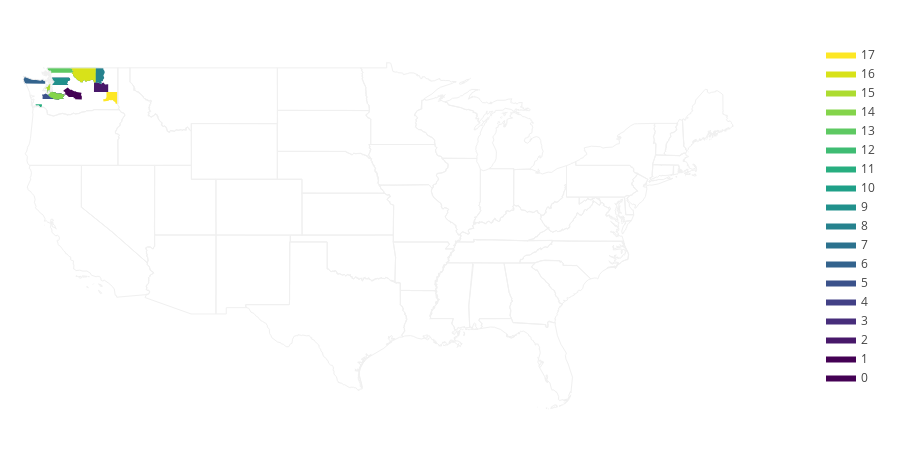

Notebook source saved alongside this figure:
### Code cell
import plotly.figure_factory as ff
import plotly.express as px
fips = ["53053", "53037", "53043", "53053", "53061", "53067", "53009", "53061", "53019", "53061", "53047", "53069", "53053", "53073", "53053", "53035", "53047", "53075"]
values = range(len(fips))


fig = px.choropleth(locations=["WA"], locationmode="USA-states", color=[3], scope="usa")
fig = ff.create_choropleth(fips=fips, values=values)
fig.layout.template = None
fig.show()

### Figure 1 — Plotly figure (JSON) as saved in the notebook; plotly's stock layout.template omitted (floating-point values rounded to 4 significant figures; data arrays with more than 128 entries replaced by an {"elided": "..."} marker saying what was removed)
{"data": [{"fill": "toself", "fillcolor": "rgb(68, 1, 84)", "hoverinfo": "none", "line": {"color": "rgb(0, 0, 0)", "width": 0}, "mode": "lines", "name": "0", "type": "scatter", "x": [-122.6, -122.6, -122.6, -122.6, -122.6, null, -122.7, -122.6, -122.6, -122.6, -122.7, null, -122.7, -122.6, -122.5, -122.5, -122.4, -122.4, -122.4, -122.4, -122.3, -122.1, -122.1, -121.9, -121.8, -121.7, -121.6, -121.4, -121.4, -121.5, -121.5, -121.8, -121.8, -122.3, -122.3, -122.5, -122.5, -122.6, -122.6, -122.6, -122.7, null, -122.7, -122.7, -122.6, -122.7, -122.7, null, -122.7, -122.7, -122.7, -122.7, -122.7, null, -122.8, -122.8, -122.8, -122.6, -122.5, -122.6, -122.5, -122.6, -122.7, -122.6, -122.7, -122.8, -122.7, -122.8, -122.8, -122.8, null, -122.8, -122.8, -122.8, -122.8, -122.8, null], "y": [47.15, 47.16, 47.17, 47.15, 47.15, null, 47.27, 47.27, 47.23, 47.22, 47.27, null, 47.08, 47.18, 47.28, 47.32, 47.26, 47.29, 47.31, 47.32, 47.26, 47.26, 47.2, 47.14, 47.17, 47.16, 47.12, 47.09, 47.06, 46.87, 46.78, 46.78, 46.73, 46.77, 46.84, 46.87, 46.91, 46.94, 46.98, 46.98, 47.08, null, 47.21, 47.23, 47.21, 47.19, 47.21, null, 47.16, 47.19, 47.17, 47.13, 47.16, null, 47.25, 47.3, 47.4, 47.4, 47.38, 47.33, 47.29, 47.26, 47.28, 47.38, 47.34, 47.27, 47.23, 47.21, 47.17, 47.25, null, 47.26, 47.27, 47.27, 47.26, 47.26, null]}, {"fill": "toself", "fillcolor": "rgb(68, 1, 84)", "hoverinfo": "none", "line": {"color": "rgb(0, 0, 0)", "width": 0}, "mode": "lines", "name": "1", "type": "scatter", "x": [-121.5, -121.2, -121.1, -120.9, -120.8, -120.6, -120.5, -120.4, -120.1, -120.1, -120.0, -120.0, -120.0, -120.0, -120.0, -119.9, -120.0, -120.5, -120.5, -120.6, -120.6, -121.0, -121.1, -121.2, -121.4, -121.4, -121.3, -121.3, -121.4, -121.3, -121.4, -121.5, null], "y": [47.37, 47.57, 47.6, 47.43, 47.42, 47.31, 47.33, 47.26, 47.26, 47.23, 47.22, 47.13, 47.07, 46.94, 46.86, 46.8, 46.74, 46.74, 46.82, 46.83, 46.91, 46.91, 46.99, 47.07, 47.1, 47.13, 47.14, 47.19, 47.22, 47.28, 47.29, 47.37, null]}, {"fill": "toself", "fillcolor": "rgb(72, 24, 106)", "hoverinfo": "none", "line": {"color": "rgb(0, 0, 0)", "width": 0}, "mode": "lines", "name": "2", "type": "scatter", "x": [-119.0, -119.0, -118.8, -118.7, -118.7, -118.6, -118.5, -118.5, -118.5, -118.4, -118.4, -118.3, -118.2, -118.1, -117.9, -117.8, -117.8, -119.0, -119.0, null], "y": [47.35, 47.94, 47.96, 47.9, 47.94, 47.93, 47.91, 47.88, 47.88, 47.85, 47.83, 47.89, 47.95, 47.8, 47.85, 47.83, 47.26, 47.26, 47.35, null]}, {"fill": "toself", "fillcolor": "rgb(71, 45, 123)", "hoverinfo": "none", "line": {"color": "rgb(0, 0, 0)", "width": 0}, "mode": "lines", "name": "3", "type": "scatter", "x": [-122.6, -122.6, -122.6, -122.6, -122.6, null, -122.7, -122.6, -122.6, -122.6, -122.7, null, -122.7, -122.6, -122.5, -122.5, -122.4, -122.4, -122.4, -122.4, -122.3, -122.1, -122.1, -121.9, -121.8, -121.7, -121.6, -121.4, -121.4, -121.5, -121.5, -121.8, -121.8, -122.3, -122.3, -122.5, -122.5, -122.6, -122.6, -122.6, -122.7, null, -122.7, -122.7, -122.6, -122.7, -122.7, null, -122.7, -122.7, -122.7, -122.7, -122.7, null, -122.8, -122.8, -122.8, -122.6, -122.5, -122.6, -122.5, -122.6, -122.7, -122.6, -122.7, -122.8, -122.7, -122.8, -122.8, -122.8, null, -122.8, -122.8, -122.8, -122.8, -122.8, null], "y": [47.15, 47.16, 47.17, 47.15, 47.15, null, 47.27, 47.27, 47.23, 47.22, 47.27, null, 47.08, 47.18, 47.28, 47.32, 47.26, 47.29, 47.31, 47.32, 47.26, 47.26, 47.2, 47.14, 47.17, 47.16, 47.12, 47.09, 47.06, 46.87, 46.78, 46.78, 46.73, 46.77, 46.84, 46.87, 46.91, 46.94, 46.98, 46.98, 47.08, null, 47.21, 47.23, 47.21, 47.19, 47.21, null, 47.16, 47.19, 47.17, 47.13, 47.16, null, 47.25, 47.3, 47.4, 47.4, 47.38, 47.33, 47.29, 47.26, 47.28, 47.38, 47.34, 47.27, 47.23, 47.21, 47.17, 47.25, null, 47.26, 47.27, 47.27, 47.26, 47.26, null]}, {"fill": "toself", "fillcolor": "rgb(66, 64, 134)", "hoverinfo": "none", "line": {"color": "rgb(0, 0, 0)", "width": 0}, "mode": "lines", "name": "4", "type": "scatter", "x": [-122.3, -122.3, -122.3, -122.3, -122.3, null, -122.4, -122.4, -121.0, -120.9, -121.0, -120.9, -121.0, -121.2, -121.1, -121.2, -121.2, -121.1, -121.1, -122.4, -122.3, -122.2, -122.2, -122.4, -122.4, -122.4, null], "y": [48.02, 48.02, 48.01, 48.01, 48.02, null, 48.25, 48.3, 48.3, 48.16, 48.15, 48.11, 48.07, 48.04, 48.0, 47.9, 47.85, 47.83, 47.78, 47.78, 47.95, 47.97, 48.02, 48.12, 48.18, 48.25, null]}, {"fill": "toself", "fillcolor": "rgb(59, 82, 139)", "hoverinfo": "none", "line": {"color": "rgb(0, 0, 0)", "width": 0}, "mode": "lines", "name": "5", "type": "scatter", "x": [-123.2, -123.2, -123.1, -122.9, -122.9, -122.8, -122.8, -122.8, -122.8, -122.7, -122.7, -122.7, -122.6, -122.6, -122.5, -122.3, -122.3, -122.2, -123.2, -123.2, -123.2, null], "y": [47.01, 47.09, 47.08, 47.19, 47.16, 47.16, 47.12, 47.18, 47.13, 47.1, 47.08, 47.02, 46.97, 46.97, 46.87, 46.84, 46.77, 46.76, 46.76, 47.0, 47.01, null]}, {"fill": "toself", "fillcolor": "rgb(51, 99, 141)", "hoverinfo": "none", "line": {"color": "rgb(0, 0, 0)", "width": 0}, "mode": "lines", "name": "6", "type": "scatter", "x": [-124.6, -124.6, -124.6, -124.6, -124.6, null, -124.7, -124.6, -124.6, -124.7, -124.7, null, -124.7, -124.7, -124.7, -124.7, -124.0, -123.7, -123.3, -123.2, -123.1, -123.1, -123.1, -123.0, -122.9, -122.9, -122.9, -124.6, -124.7, -124.7, -124.7, null, -124.7, -124.7, -124.7, -124.7, -124.7, null, -124.8, -124.8, -124.7, -124.7, -124.8, null, -124.8, -124.8, -124.8, -124.8, -124.8, null], "y": [48.39, 48.39, 48.38, 48.38, 48.39, null, 47.91, 47.91, 47.9, 47.91, 47.91, null, 48.17, 48.33, 48.38, 48.39, 48.16, 48.17, 48.11, 48.12, 48.18, 48.18, 48.16, 48.08, 48.09, 48.07, 47.87, 47.88, 47.97, 48.1, 48.17, null, 48.39, 48.4, 48.39, 48.39, 48.39, null, 48.16, 48.16, 48.16, 48.15, 48.16, null, 48.18, 48.18, 48.17, 48.18, 48.18, null]}, {"fill": "toself", "fillcolor": "rgb(44, 114, 142)", "hoverinfo": "none", "line": {"color": "rgb(0, 0, 0)", "width": 0}, "mode": "lines", "name": "7", "type": "scatter", "x": [-122.3, -122.3, -122.3, -122.3, -122.3, null, -122.4, -122.4, -121.0, -120.9, -121.0, -120.9, -121.0, -121.2, -121.1, -121.2, -121.2, -121.1, -121.1, -122.4, -122.3, -122.2, -122.2, -122.4, -122.4, -122.4, null], "y": [48.02, 48.02, 48.01, 48.01, 48.02, null, 48.25, 48.3, 48.3, 48.16, 48.15, 48.11, 48.07, 48.04, 48.0, 47.9, 47.85, 47.83, 47.78, 47.78, 47.95, 47.97, 48.02, 48.12, 48.18, 48.25, null]}, {"fill": "toself", "fillcolor": "rgb(38, 130, 142)", "hoverinfo": "none", "line": {"color": "rgb(0, 0, 0)", "width": 0}, "mode": "lines", "name": "8", "type": "scatter", "x": [-118.9, -118.8, -118.8, -118.2, -118.2, -118.2, -118.2, -118.1, -118.1, -118.1, -118.2, -118.1, -118.2, -118.2, -118.3, -118.2, -118.4, -118.3, -118.4, -118.4, -118.5, -118.5, -118.5, -118.6, -118.7, -118.7, -118.9, -118.8, -118.9, -118.9, null], "y": [48.64, 48.65, 49.0, 49.0, 49.0, 49.0, 48.88, 48.78, 48.65, 48.53, 48.46, 48.27, 48.21, 48.15, 48.13, 48.06, 48.03, 47.97, 47.83, 47.85, 47.88, 47.88, 47.91, 47.93, 47.94, 47.9, 47.96, 48.48, 48.48, 48.64, null]}, {"fill": "toself", "fillcolor": "rgb(33, 145, 140)", "hoverinfo": "none", "line": {"color": "rgb(0, 0, 0)", "width": 0}, "mode": "lines", "name": "9", "type": "scatter", "x": [-122.3, -122.3, -122.3, -122.3, -122.3, null, -122.4, -122.4, -121.0, -120.9, -121.0, -120.9, -121.0, -121.2, -121.1, -121.2, -121.2, -121.1, -121.1, -122.4, -122.3, -122.2, -122.2, -122.4, -122.4, -122.4, null], "y": [48.02, 48.02, 48.01, 48.01, 48.02, null, 48.25, 48.3, 48.3, 48.16, 48.15, 48.11, 48.07, 48.04, 48.0, 47.9, 47.85, 47.83, 47.78, 47.78, 47.95, 47.97, 48.02, 48.12, 48.18, 48.25, null]}, {"fill": "toself", "fillcolor": "rgb(31, 160, 136)", "hoverinfo": "none", "line": {"color": "rgb(0, 0, 0)", "width": 0}, "mode": "lines", "name": "10", "type": "scatter", "x": [-120.9, -120.9, -118.8, -118.8, -118.9, -118.9, -118.8, -118.8, -119.0, -119.0, -119.0, -119.1, -119.1, -119.3, -119.3, -119.3, -119.5, -119.6, -119.7, -119.7, -119.8, -119.9, -119.9, -120.1, -120.1, -120.3, -120.4, -120.4, -120.5, -120.6, -120.6, -120.6, -120.7, -120.6, -120.6, -120.7, -120.7, -120.8, -120.8, -120.7, -120.7, -120.7, -120.8, -120.8, -120.8, -120.9, null], "y": [48.98, 49.0, 49.0, 48.65, 48.64, 48.48, 48.48, 47.96, 47.95, 48.02, 48.04, 48.14, 48.15, 48.1, 48.11, 48.05, 48.08, 48.0, 48.02, 48.09, 48.1, 48.05, 47.96, 47.97, 48.06, 48.13, 48.16, 48.22, 48.31, 48.32, 48.37, 48.4, 48.45, 48.5, 48.53, 48.53, 48.58, 48.58, 48.63, 48.72, 48.79, 48.86, 48.88, 48.94, 48.94, 48.98, null]}, {"fill": "toself", "fillcolor": "rgb(40, 174, 128)", "hoverinfo": "none", "line": {"color": "rgb(0, 0, 0)", "width": 0}, "mode": "lines", "name": "11", "type": "scatter", "x": [-123.7, -123.7, -123.2, -123.2, -123.4, -123.4, -123.4, -123.5, -123.7, -123.7, null], "y": [46.31, 46.38, 46.39, 46.17, 46.15, 46.18, 46.23, 46.27, 46.27, 46.31, null]}, {"fill": "toself", "fillcolor": "rgb(63, 188, 115)", "hoverinfo": "none", "line": {"color": "rgb(0, 0, 0)", "width": 0}, "mode": "lines", "name": "12", "type": "scatter", "x": [-122.6, -122.6, -122.6, -122.6, -122.6, null, -122.7, -122.6, -122.6, -122.6, -122.7, null, -122.7, -122.6, -122.5, -122.5, -122.4, -122.4, -122.4, -122.4, -122.3, -122.1, -122.1, -121.9, -121.8, -121.7, -121.6, -121.4, -121.4, -121.5, -121.5, -121.8, -121.8, -122.3, -122.3, -122.5, -122.5, -122.6, -122.6, -122.6, -122.7, null, -122.7, -122.7, -122.6, -122.7, -122.7, null, -122.7, -122.7, -122.7, -122.7, -122.7, null, -122.8, -122.8, -122.8, -122.6, -122.5, -122.6, -122.5, -122.6, -122.7, -122.6, -122.7, -122.8, -122.7, -122.8, -122.8, -122.8, null, -122.8, -122.8, -122.8, -122.8, -122.8, null], "y": [47.15, 47.16, 47.17, 47.15, 47.15, null, 47.27, 47.27, 47.23, 47.22, 47.27, null, 47.08, 47.18, 47.28, 47.32, 47.26, 47.29, 47.31, 47.32, 47.26, 47.26, 47.2, 47.14, 47.17, 47.16, 47.12, 47.09, 47.06, 46.87, 46.78, 46.78, 46.73, 46.77, 46.84, 46.87, 46.91, 46.94, 46.98, 46.98, 47.08, null, 47.21, 47.23, 47.21, 47.19, 47.21, null, 47.16, 47.19, 47.17, 47.13, 47.16, null, 47.25, 47.3, 47.4, 47.4, 47.38, 47.33, 47.29, 47.26, 47.28, 47.38, 47.34, 47.27, 47.23, 47.21, 47.17, 47.25, null, 47.26, 47.27, 47.27, 47.26, 47.26, null]}, {"fill": "toself", "fillcolor": "rgb(94, 201, 98)", "hoverinfo": "none", "line": {"color": "rgb(0, 0, 0)", "width": 0}, "mode": "lines", "name": "13", "type": "scatter", "x": [-122.6, -122.6, -122.6, -122.6, -122.6, null, -122.7, -122.6, -122.6, -122.6, -122.7, null, -122.7, -122.7, -122.6, -122.7, -122.7, null, -122.8, -122.8, -120.9, -120.9, -120.8, -120.8, -120.7, -120.7, -120.7, -120.7, -120.9, -122.5, -122.5, -122.5, -122.6, -122.7, -122.7, -122.6, -122.7, -122.7, -122.8, -122.7, -122.8, null, -123.1, -123.0, -123.0, -123.1, -123.1, null], "y": [48.65, 48.66, 48.65, 48.65, 48.65, null, 48.71, 48.72, 48.7, 48.69, 48.71, null, 48.73, 48.73, 48.64, 48.72, 48.73, null, 48.95, 49.0, 49.0, 48.97, 48.94, 48.88, 48.86, 48.79, 48.72, 48.66, 48.64, 48.65, 48.72, 48.75, 48.78, 48.72, 48.74, 48.79, 48.79, 48.85, 48.89, 48.93, 48.95, null, 49.0, 49.0, 48.98, 48.97, 49.0, null]}, {"fill": "toself", "fillcolor": "rgb(132, 212, 75)", "hoverinfo": "none", "line": {"color": "rgb(0, 0, 0)", "width": 0}, "mode": "lines", "name": "14", "type": "scatter", "x": [-122.6, -122.6, -122.6, -122.6, -122.6, null, -122.7, -122.6, -122.6, -122.6, -122.7, null, -122.7, -122.6, -122.5, -122.5, -122.4, -122.4, -122.4, -122.4, -122.3, -122.1, -122.1, -121.9, -121.8, -121.7, -121.6, -121.4, -121.4, -121.5, -121.5, -121.8, -121.8, -122.3, -122.3, -122.5, -122.5, -122.6, -122.6, -122.6, -122.7, null, -122.7, -122.7, -122.6, -122.7, -122.7, null, -122.7, -122.7, -122.7, -122.7, -122.7, null, -122.8, -122.8, -122.8, -122.6, -122.5, -122.6, -122.5, -122.6, -122.7, -122.6, -122.7, -122.8, -122.7, -122.8, -122.8, -122.8, null, -122.8, -122.8, -122.8, -122.8, -122.8, null], "y": [47.15, 47.16, 47.17, 47.15, 47.15, null, 47.27, 47.27, 47.23, 47.22, 47.27, null, 47.08, 47.18, 47.28, 47.32, 47.26, 47.29, 47.31, 47.32, 47.26, 47.26, 47.2, 47.14, 47.17, 47.16, 47.12, 47.09, 47.06, 46.87, 46.78, 46.78, 46.73, 46.77, 46.84, 46.87, 46.91, 46.94, 46.98, 46.98, 47.08, null, 47.21, 47.23, 47.21, 47.19, 47.21, null, 47.16, 47.19, 47.17, 47.13, 47.16, null, 47.25, 47.3, 47.4, 47.4, 47.38, 47.33, 47.29, 47.26, 47.28, 47.38, 47.34, 47.27, 47.23, 47.21, 47.17, 47.25, null, 47.26, 47.27, 47.27, 47.26, 47.26, null]}, {"fill": "toself", "fillcolor": "rgb(173, 220, 48)", "hoverinfo": "none", "line": {"color": "rgb(0, 0, 0)", "width": 0}, "mode": "lines", "name": "15", "type": "scatter", "x": [-122.5, -122.5, -122.5, -122.5, -122.5, null, -123.0, -122.9, -122.8, -122.7, -122.6, -122.6, -122.5, -122.5, -122.6, -122.5, -122.5, -122.5, -122.5, -122.5, -122.5, -122.6, -122.8, -122.8, -123.0, null], "y": [47.55, 47.55, 47.54, 47.53, 47.55, null, 47.53, 47.62, 47.67, 47.77, 47.86, 47.94, 47.91, 47.76, 47.75, 47.7, 47.59, 47.58, 47.56, 47.52, 47.51, 47.4, 47.4, 47.52, 47.53, null]}, {"fill": "toself", "fillcolor": "rgb(216, 226, 25)", "hoverinfo": "none", "line": {"color": "rgb(0, 0, 0)", "width": 0}, "mode": "lines", "name": "16", "type": "scatter", "x": [-120.9, -120.9, -118.8, -118.8, -118.9, -118.9, -118.8, -118.8, -119.0, -119.0, -119.0, -119.1, -119.1, -119.3, -119.3, -119.3, -119.5, -119.6, -119.7, -119.7, -119.8, -119.9, -119.9, -120.1, -120.1, -120.3, -120.4, -120.4, -120.5, -120.6, -120.6, -120.6, -120.7, -120.6, -120.6, -120.7, -120.7, -120.8, -120.8, -120.7, -120.7, -120.7, -120.8, -120.8, -120.8, -120.9, null], "y": [48.98, 49.0, 49.0, 48.65, 48.64, 48.48, 48.48, 47.96, 47.95, 48.02, 48.04, 48.14, 48.15, 48.1, 48.11, 48.05, 48.08, 48.0, 48.02, 48.09, 48.1, 48.05, 47.96, 47.97, 48.06, 48.13, 48.16, 48.22, 48.31, 48.32, 48.37, 48.4, 48.45, 48.5, 48.53, 48.53, 48.58, 48.58, 48.63, 48.72, 48.79, 48.86, 48.88, 48.94, 48.94, 48.98, null]}, {"fill": "toself", "fillcolor": "rgb(253, 231, 37)", "hoverinfo": "none", "line": {"color": "rgb(0, 0, 0)", "width": 0}, "mode": "lines", "name": "17", "type": "scatter", "x": [-118.2, -118.0, -118.0, -118.0, -117.0, -117.0, -117.2, -117.3, -117.3, -117.5, -117.6, -117.7, -117.8, -117.9, -117.9, -118.2, -118.2, -118.2, -118.2, null], "y": [46.73, 46.79, 46.91, 47.26, 47.26, 46.43, 46.42, 46.54, 46.59, 46.7, 46.67, 46.69, 46.63, 46.62, 46.59, 46.55, 46.59, 46.62, 46.73, null]}, {"hoverinfo": "text", "legendgroup": "centroids", "marker": {"color": "white", "opacity": 0}, "mode": "markers", "name": "US Counties", "selected": {"marker": {"color": "white", "opacity": 1, "size": 3}}, "showlegend": false, "text": ["County: Kitsap<br>State: Washington<br>FIPS: 53035<br>Value: 15", "County: Kitsap<br>State: Washington<br>FIPS: 53035<br>Value: 15", "County: Pierce<br>State: Washington<br>FIPS: 53053<br>Value: 14", "County: Pierce<br>State: Washington<br>FIPS: 53053<br>Value: 14", "County: Pierce<br>State: Washington<br>FIPS: 53053<br>Value: 14", "County: Pierce<br>State: Washington<br>FIPS: 53053<br>Value: 14", "County: Pierce<br>State: Washington<br>FIPS: 53053<br>Value: 14", "County: Pierce<br>State: Washington<br>FIPS: 53053<br>Value: 14", "County: Pierce<br>State: Washington<br>FIPS: 53053<br>Value: 14", "County: Whatcom<br>State: Washington<br>FIPS: 53073<br>Value: 13", "County: Whatcom<br>State: Washington<br>FIPS: 53073<br>Value: 13", "County: Whatcom<br>State: Washington<br>FIPS: 53073<br>Value: 13", "County: Whatcom<br>State: Washington<br>FIPS: 53073<br>Value: 13", "County: Whatcom<br>State: Washington<br>FIPS: 53073<br>Value: 13", "County: Pierce<br>State: Washington<br>FIPS: 53053<br>Value: 12", "County: Pierce<br>State: Washington<br>FIPS: 53053<br>Value: 12", "County: Pierce<br>State: Washington<br>FIPS: 53053<br>Value: 12", "County: Pierce<br>State: Washington<br>FIPS: 53053<br>Value: 12", "County: Pierce<br>State: Washington<br>FIPS: 53053<br>Value: 12", "County: Pierce<br>State: Washington<br>FIPS: 53053<br>Value: 12", "County: Pierce<br>State: Washington<br>FIPS: 53053<br>Value: 12", "County: Snohomish<br>State: Washington<br>FIPS: 53061<br>Value: 9", "County: Snohomish<br>State: Washington<br>FIPS: 53061<br>Value: 9", "County: Snohomish<br>State: Washington<br>FIPS: 53061<br>Value: 7", "County: Snohomish<br>State: Washington<br>FIPS: 53061<br>Value: 7", "County: Clallam<br>State: Washington<br>FIPS: 53009<br>Value: 6", "County: Clallam<br>State: Washington<br>FIPS: 53009<br>Value: 6", "County: Clallam<br>State: Washington<br>FIPS: 53009<br>Value: 6", "County: Clallam<br>State: Washington<br>FIPS: 53009<br>Value: 6", "County: Clallam<br>State: Washington<br>FIPS: 53009<br>Value: 6", "County: Clallam<br>State: Washington<br>FIPS: 53009<br>Value: 6", "County: Snohomish<br>State: Washington<br>FIPS: 53061<br>Value: 4", "County: Snohomish<br>State: Washington<br>FIPS: 53061<br>Value: 4", "County: Pierce<br>State: Washington<br>FIPS: 53053<br>Value: 3", "County: Pierce<br>State: Washington<br>FIPS: 53053<br>Value: 3", "County: Pierce<br>State: Washington<br>FIPS: 53053<br>Value: 3", "County: Pierce<br>State: Washington<br>FIPS: 53053<br>Value: 3", "County: Pierce<br>State: Washington<br>FIPS: 53053<br>Value: 3", "County: Pierce<br>State: Washington<br>FIPS: 53053<br>Value: 3", "County: Pierce<br>State: Washington<br>FIPS: 53053<br>Value: 3", "County: Pierce<br>State: Washington<br>FIPS: 53053<br>Value: 0", "County: Pierce<br>State: Washington<br>FIPS: 53053<br>Value: 0", "County: Pierce<br>State: Washington<br>FIPS: 53053<br>Value: 0", "County: Pierce<br>State: Washington<br>FIPS: 53053<br>Value: 0", "County: Pierce<br>State: Washington<br>FIPS: 53053<br>Value: 0", "County: Pierce<br>State: Washington<br>FIPS: 53053<br>Value: 0", "County: Pierce<br>State: Washington<br>FIPS: 53053<br>Value: 0", "County: Kittitas<br>State: Washington<br>FIPS: 53037<br>Value: 1", "County: Lincoln<br>State: Washington<br>FIPS: 53043<br>Value: 2", "County: Thurston<br>State: Washington<br>FIPS: 53067<br>Value: 5", "County: Ferry<br>State: Washington<br>FIPS: 53019<br>Value: 8", "County: Okanogan<br>State: Washington<br>FIPS: 53047<br>Value: 10", "County: Wahkiakum<br>State: Washington<br>FIPS: 53069<br>Value: 11", "County: Okanogan<br>State: Washington<br>FIPS: 53047<br>Value: 16", "County: Whitman<br>State: Washington<br>FIPS: 53075<br>Value: 17"], "type": "scatter", "unselected": {"marker": {"opacity": 0}}, "x": [[-122.5], [-122.7], [-122.6], [-122.6], [-122.1], [-122.7], [-122.7], [-122.7], [-122.8], [-122.6], [-122.6], [-122.7], [-121.7], [-123.1], [-122.6], [-122.6], [-122.1], [-122.7], [-122.7], [-122.7], [-122.8], [-122.3], [-121.7], [-122.3], [-121.7], [-124.6], [-124.6], [-123.9], [-124.7], [-124.8], [-124.8], [-122.3], [-121.7], [-122.6], [-122.6], [-122.1], [-122.7], [-122.7], [-122.7], [-122.8], [-122.6], [-122.6], [-122.1], [-122.7], [-122.7], [-122.7], [-122.8], -120.7, -118.4, -122.8, -118.5, -119.7, -123.4, -119.7, -117.5], "y": [[47.54], [47.61], [47.16], [47.25], [47.0], [47.21], [47.16], [47.32], [47.26], [48.65], [48.7], [48.69], [48.83], [48.99], [47.16], [47.25], [47.0], [47.21], [47.16], [47.32], [47.26], [48.01], [48.05], [48.01], [48.05], [48.38], [47.91], [48.05], [48.39], [48.16], [48.18], [48.01], [48.05], [47.16], [47.25], [47.0], [47.21], [47.16], [47.32], [47.26], [47.16], [47.25], [47.0], [47.21], [47.16], [47.32], [47.26], 47.12, 47.58, 46.93, 48.47, 48.55, 46.29, 48.55, 46.9]}, {"hoverinfo": "text", "legendgroup": "States", "line": {"color": "rgb(240, 240, 240)", "width": 1}, "mode": "lines", "showlegend": false, "type": "scatter", "x": {"elided": "10570 float values"}, "y": {"elided": "10570 float values"}}], "layout": {"annotations": [{"showarrow": false, "text": "<b></b>", "x": 1, "xanchor": "right", "xref": "paper", "y": 1.05, "yref": "paper"}], "dragmode": "select", "height": 450, "hovermode": "closest", "legend": {"traceorder": "reversed", "x": 1, "xanchor": "right", "y": 1, "yanchor": "top"}, "margin": {"b": 20, "l": 20, "r": 20, "t": 40}, "width": 900, "xaxis": {"autorange": false, "fixedrange": true, "range": [-125, -55], "showgrid": false, "showticklabels": false, "zeroline": false}, "yaxis": {"autorange": false, "fixedrange": true, "range": [23, 51], "showgrid": false, "showticklabels": false, "zeroline": false}}}
